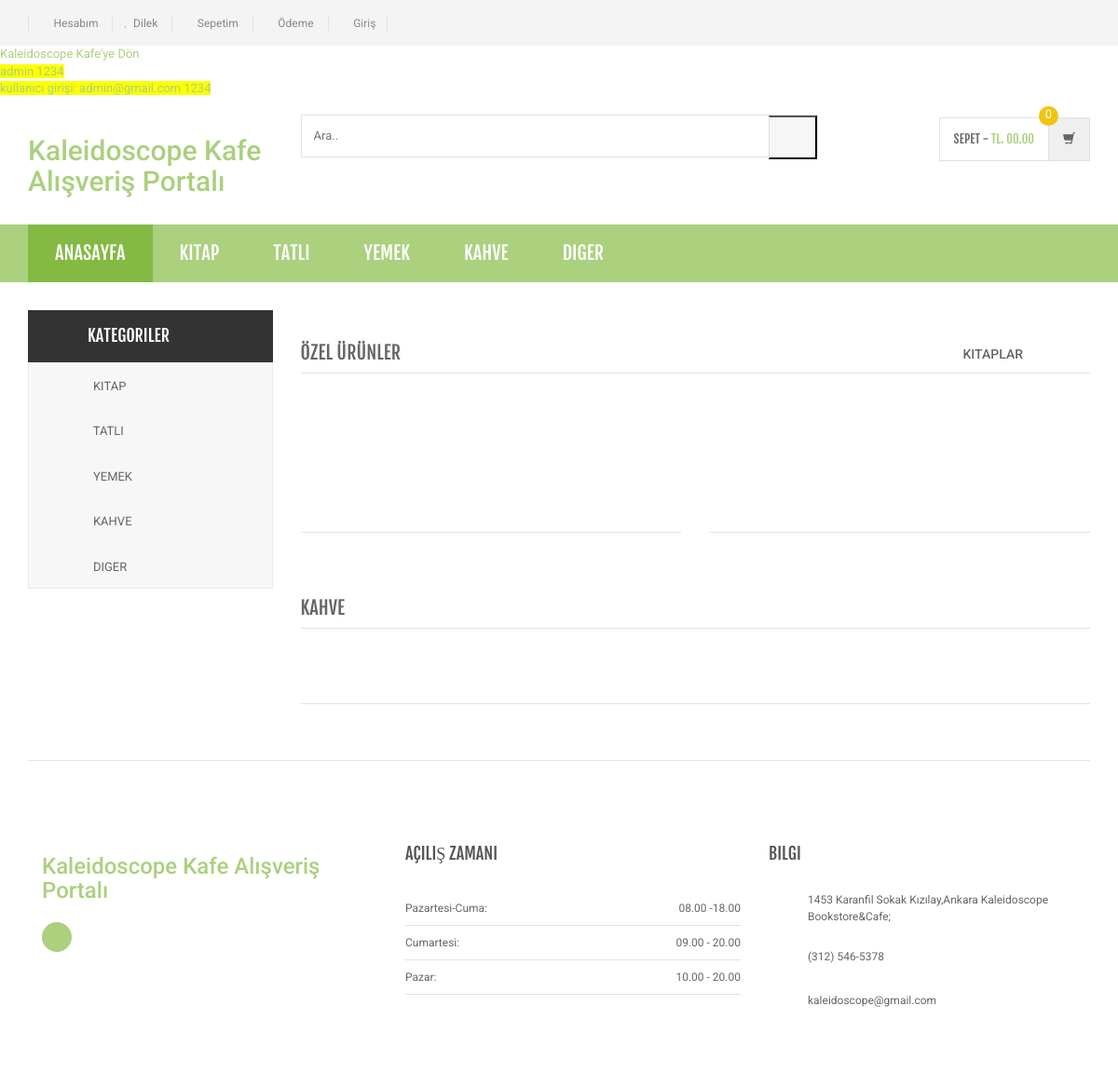
Page /Alışveriş/htdoc/index.php on the committed database.
### tables this page shows
CREATE TABLE `category` (
  `id` int(11) NOT NULL,
  `categoryName` varchar(255) DEFAULT NULL,
  `categoryDescription` longtext,
  `creationDate` timestamp NOT NULL DEFAULT CURRENT_TIMESTAMP,
  `updationDate` varchar(255) DEFAULT NULL
);

### Alışveriş/htdoc/index.php (the view, shortened to what this page needs)
<?php
include('includes/config.php');
?>
<!DOCTYPE html>
<html lang="en">
	<head>
	    <link rel="stylesheet" href="assets/css/bootstrap.min.css">
	    <link rel="stylesheet" href="assets/css/main.css">
	    <link rel="stylesheet" href="assets/css/green.css">
	    <link rel="stylesheet" href="assets/css/owl.carousel.css">
		<link rel="stylesheet" href="assets/css/owl.transitions.css">
		<link href="assets/css/lightbox.css" rel="stylesheet">
		<link rel="stylesheet" href="assets/css/animate.min.css">
		<link rel="stylesheet" href="assets/css/rateit.css">
		<link rel="stylesheet" href="assets/css/bootstrap-select.min.css">
		<link rel="stylesheet" href="assets/css/config.css">
		<link href="assets/css/green.css" rel="alternate stylesheet" title="Green color">
		<link href="assets/css/blue.css" rel="alternate stylesheet" title="Blue color">
		<link href="assets/css/red.css" rel="alternate stylesheet" title="Red color">
		<link href="assets/css/orange.css" rel="alternate stylesheet" title="Orange color">
		<link href="assets/css/dark-green.css" rel="alternate stylesheet" title="Darkgreen color">
		<link rel="stylesheet" href="assets/css/font-awesome.min.css">
	</head>
    <body class="cnt-home">
<header class="header-style-1">
<?php include('includes/top-header.php');?>
<?php include('includes/main-header.php');?>
<?php include('includes/menu-bar.php');?>
</header>
<div class="body-content outer-top-xs" id="top-banner-and-menu">
	<div class="container">
		<div class="furniture-container homepage-container">
		<div class="row">
			<div class="col-xs-12 col-sm-12 col-md-3 sidebar">
	<?php include('includes/side-menu.php');?>
			</div>
			<div class="col-xs-12 col-sm-12 col-md-9 homebanner-holder">
<div class="info-boxes wow fadeInUp">
		<div id="product-tabs-slider" class="scroll-tabs inner-bottom-vs  wow fadeInUp">
			<div class="more-info-tab clearfix">
			   <h3 class="new-product-title pull-left">Özel Ürünler</h3>
				<ul class="nav nav-tabs nav-tab-line pull-right" id="new-products-1">
					<li><a href="#books" data-toggle="tab">Kitaplar</a></li>
				</ul>
			</div>
		</div>
			<div class="sections prod-slider-small outer-top-small">
				<div class="row">
					<div class="col-md-6">
	                   <section class="section">
	                   	<h3 class="section-title"></h3>
	                   </section>
					</div>
					<div class="col-md-6">
						<section class="section">
							<h3 class="section-title"></h3>
	                   </section>
					</div>
				</div>
			</div>
	<section class="section featured-product inner-xs wow fadeInUp">
		<h3 class="section-title">Kahve</h3>
		</section>
<?php include('includes/brands-slider.php');?>
</div>
</div>
<?php include('includes/footer.php');?>
</body>
</html>

### Alışveriş/htdoc/includes/menu-bar.php (shortened to what this page needs)
<div class="header-nav animate-dropdown">
    <div class="container">
        <div class="yamm navbar navbar-default" role="navigation">
            <div class="nav-bg-class">
                <div class="navbar-collapse collapse" id="mc-horizontal-menu-collapse">
	<div class="nav-outer">
		<ul class="nav navbar-nav">
			<li class="active dropdown yamm-fw">
				<a href="index.php" data-hover="dropdown" class="dropdown-toggle">Anasayfa</a>
			</li>
              <?php $sql=mysqli_query($con,"select id,categoryName  from category limit 6");
while($row=mysqli_fetch_array($sql))
{
    ?>
			<li class="dropdown yamm">
				<a href="category.php?cid=<?php echo $row['id'];?>"> <?php echo $row['categoryName'];?></a>
			</li>
			<?php } ?>
		</ul>
		<div class="clearfix"></div>
	</div>
</div>
            </div>
        </div>
    </div>
</div>

### Alışveriş/htdoc/includes/side-menu.php
<div class="side-menu animate-dropdown outer-bottom-xs">
    <div class="head"><i class="icon fa fa-align-justify fa-fw"></i> Kategoriler</div>
    <nav class="yamm megamenu-horizontal" role="navigation">
        <ul class="nav">
            <li class="dropdown menu-item">
              <?php $sql=mysqli_query($con,"select id,categoryName  from category");
while($row=mysqli_fetch_array($sql))
{
    ?>
                <a href="category.php?cid=<?php echo $row['id'];?>" class="dropdown-toggle"><i class="icon fa fa-desktop fa-fw"></i>
                <?php echo $row['categoryName'];?></a>
                <?php }?>
</li>
</ul>
    </nav>
</div>

### Alışveriş/htdoc/assets/css/green.css (style rules this page uses)
a { color: #abd07e; }
.header-style-1 .header-nav { background: #abd07e; }
.cnt-home .header-style-1 .header-nav .navbar .navbar-nav > li.active { background: #84b943; }

### Alışveriş/htdoc/assets/css/lightbox.css (style rules this page uses)
body:after { content: url(../images/close.png) url(../images/loading.gif) url(../images/prev.png) url(../images/next.png); display: none; }

### Alışveriş/htdoc/assets/css/blue.css (style rules this page uses)
a { color: #3498db; }
.header-style-1 .header-nav { background: #3498db; }
.cnt-home .header-style-1 .header-nav .navbar .navbar-nav > li.active { background: #1d6ca1; }

### Alışveriş/htdoc/assets/css/red.css (style rules this page uses)
a { color: #ff6c6c; }
.header-style-1 .header-nav { background: #ff6c6c; }
.cnt-home .header-style-1 .header-nav .navbar .navbar-nav > li.active { background: #ff1a1a; }

### Alışveriş/htdoc/assets/css/orange.css (style rules this page uses)
a { color: #f39c12; }
.header-style-1 .header-nav { background: #f39c12; }
.cnt-home .header-style-1 .header-nav .navbar .navbar-nav > li.active { background: #ab6c09; }

### Alışveriş/htdoc/assets/css/dark-green.css (style rules this page uses)
a { color: #12cca7; }
.header-style-1 .header-nav { background: #12cca7; }
.cnt-home .header-style-1 .header-nav .navbar .navbar-nav > li.active { background: #0b816a; }

### rows in the picture
category: categoryName "KITAP"
category: categoryName "TATLI"
category: categoryName "YEMEK"
category: categoryName "KAHVE"
category: categoryName "DIGER"
